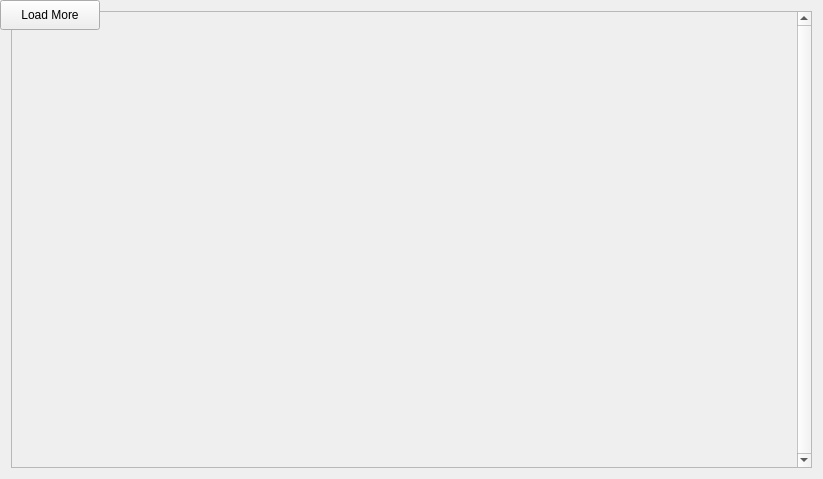
<?xml version="1.0" encoding="UTF-8"?>
<ui version="4.0">
 <class>UploadHistory</class>
 <widget class="QWidget" name="UploadHistory">
  <property name="geometry">
   <rect>
    <x>0</x>
    <y>0</y>
    <width>823</width>
    <height>479</height>
   </rect>
  </property>
  <property name="windowTitle">
   <string>Upload History</string>
  </property>
  <property name="windowIcon">
   <iconset resource="../../data/graphics.qrc">
    <normaloff>:/img/app/flameshot.png</normaloff>:/img/app/flameshot.png</iconset>
  </property>
  <layout class="QVBoxLayout" name="verticalLayout">
   <item>
    <widget class="QScrollArea" name="scrollArea">
     <property name="verticalScrollBarPolicy">
      <enum>Qt::ScrollBarAlwaysOn</enum>
     </property>
     <property name="widgetResizable">
      <bool>true</bool>
     </property>
     <widget class="QWidget" name="scrollAreaWidgetContents">
      <property name="geometry">
       <rect>
        <x>0</x>
        <y>0</y>
        <width>781</width>
        <height>453</height>
       </rect>
      </property>
      <layout class="QGridLayout" name="gridLayout">
       <item row="0" column="0">
        <layout class="QVBoxLayout" name="historyContainer"/>
       </item>
      </layout>
     </widget>
    </widget>
   </item>
  </layout>
       <layout class="QGridLayout" name="gridLayout">
        <item row="0" column="0">
         <layout class="QVBoxLayout" name="historyContainer">
          <item>
           <widget class="QPushButton" name="loadMoreButton">
            <property name="text">
             <string>Load More</string>
            </property>
           </widget>
          </item>
         </layout>
        </item>
       </layout>
 </widget>
 <resources>
  <include location="../../data/graphics.qrc"/>
 </resources>
 <connections/>
</ui>
